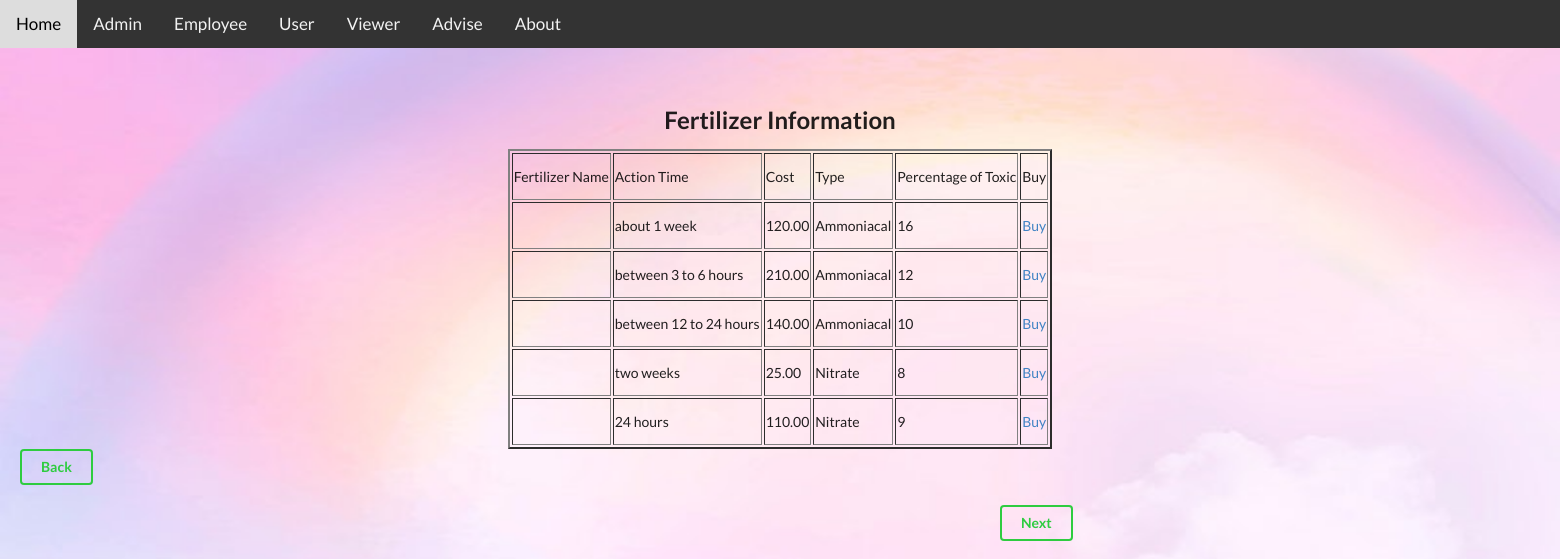
The page /user_fertilizer.php on the database its author committed.
### tables this page shows
CREATE TABLE `fertilizer` (
  `action_time` varchar(30) NOT NULL,
  `cost` float(7,2) NOT NULL,
  `fertilizer_code` varchar(50) NOT NULL,
  `percentage_of_toxic` int(11) DEFAULT NULL,
  `type` varchar(30) NOT NULL,
  `name` varchar(50) NOT NULL
);

### user_fertilizer.php (the view, shortened to what this page needs)
<?php
include_once "connect.php";
include_once "navagation_bar.php";
?>
<!DOCTYPE html>
<html>
<head>
<link rel="stylesheet" href="https://cdnjs.cloudflare.com/ajax/libs/semantic-ui/2.4.1/semantic.min.css">
</head>
<body>
<h2 style="padding-top: 80px"; align="center">Fertilizer Information</h2>
<table height=300px weidth=200px align="center" border="2">
  <tr>
    <td>Fertilizer Name</td>
    <td>Action Time</td>
    <td>Cost</td>
    <td>Type</td>
    <td>Percentage of Toxic</td>
    <td>Buy</td>
  </tr>
<?php
$records = mysqli_query($conn,"select * from fertilizer  ");
while($data = mysqli_fetch_array($records))
{
?>
  <tr>
    <td><?php echo $data['f_name']; ?></td>
    <td><?php echo $data['action_time']; ?></td>
    <td><?php echo $data['cost']; ?></td>
    <td><?php echo $data['type']; ?></td>
    <td><?php echo $data['percentage_of_toxic']; ?></td>
    <td><a href="user_fertilizer_edit.php?fertilizer_code=<?php echo $data['fertilizer_code']; ?>
    && cost=<?php echo $data['cost']; ?>">Buy</a></td>
  </tr>
<?php
}
?>
</table>
<a href="nursery_user.php"><button style='margin:0px 20px' class='ui inverted green button'>Back</button></a><br><br>
<a href="user_soil.php"><button style='margin: 0px 1000px' class='ui inverted green button'>Next</button></a><br><br>
</body>
</html>

### navagation_bar.php (style rules this page uses)
body { margin: 0; font-family: Arial, Helvetica, sans-serif; }

### user_fertilizer.php (style rules this page uses)
body { background-image: url('image/5.jpg'); background-repeat: no-repeat; background-attachment: fixed; background-size: 100% 100%; }

### rows shown on the page
fertilizer: action_time "about 1 week", cost "120.00", type "Ammoniacal", percentage_of_toxic "16"
fertilizer: action_time "between 3 to 6 hours", cost "210.00", type "Ammoniacal", percentage_of_toxic "12"
fertilizer: action_time "between 12 to 24 hours", cost "140.00", type "Ammoniacal", percentage_of_toxic "10"
fertilizer: action_time "two weeks", cost "25.00", type "Nitrate", percentage_of_toxic "8"
fertilizer: action_time "24 hours", cost "110.00", type "Nitrate", percentage_of_toxic "9"
